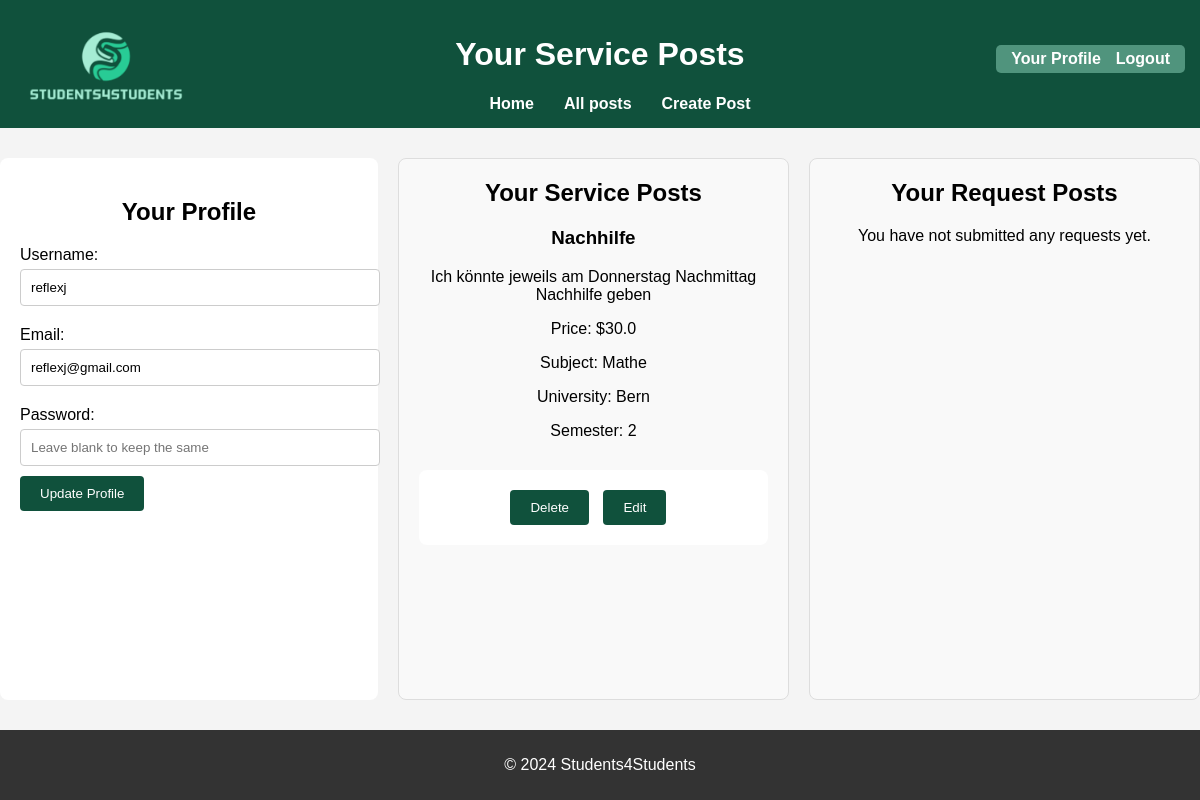
The app's page /profile (signed in), older data.
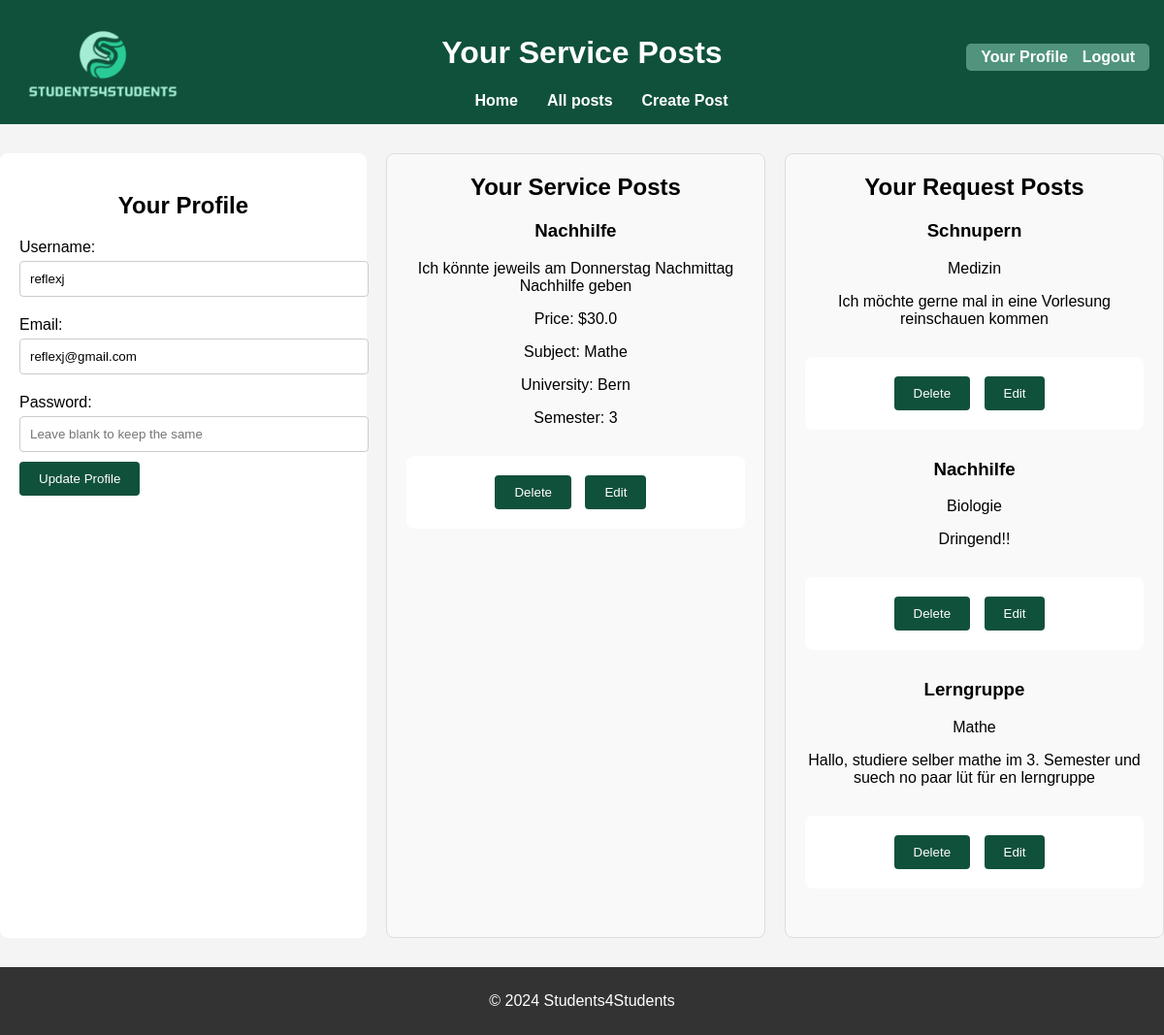
The same page, newer data.
### app.py (models this page shows, shortened)
class ServicePost(db.Model):
    id = db.Column(db.Integer, primary_key=True)
    title = db.Column(db.String(100), nullable=False)
    description = db.Column(db.String(200), nullable=False)
    price = db.Column(db.Float, nullable=False)
    subject = db.Column(db.String(100), nullable=False)
    university = db.Column(db.String(100), nullable=False)
    semester = db.Column(db.String(50), nullable=False)
    contact =db.Column(db.String(100), nullable = False)
    additional_info =db.Column(db.String(200), nullable = True)
    user_id = db.Column(db.Integer, db.ForeignKey('user.id'), nullable=False)

class RequestPost(db.Model):
    id = db.Column(db.Integer, primary_key=True)
    title = db.Column(db.String(100), nullable=False)
    description = db.Column(db.String(200), nullable=False)
    subject = db.Column(db.String(100), nullable=False)
    price = db.Column(db.String(100), nullable=False)
    additional_information = db.Column(db.String(200), nullable=True)
    contact =db.Column(db.String(100), nullable = False)
    user_id = db.Column(db.Integer, db.ForeignKey('user.id'), nullable=False)
    user = db.relationship('User', backref=db.backref('requests', lazy=True))

### app.py (the view, shortened to what this page needs)
@app.route('/profile', methods=['GET', 'POST'])
@login_required
def profile():
    service_posts = ServicePost.query.filter_by(user_id=current_user.id).all()
    request_posts = RequestPost.query.filter_by(user_id=current_user.id).all()
    return render_template('profile.html', service_posts=service_posts, request_posts=request_posts)

### app.py (called while the page is built)
@login_manager.user_loader
def load_user(user_id):
    return User.query.get(int(user_id))

### templates/profile.html (shortened to what this page needs)
<!DOCTYPE html>
<html lang="en">
<head>
    <link rel="stylesheet" href="{{ url_for('static', filename='style.css') }}">
</head>
<body>
    <header>
        <a href="/">
            <img src="{{ url_for('static', filename='images/logo.png') }}" alt="Website Logo" id="logo">
        </a>
        <h1>Your Service Posts</h1>
        <nav>
            <ul>
                <li><a href="/">Home</a></li>
                <li><a href="/allposts">All posts</a></li>
                <li><a href="/createpost">Create Post</a></li>
            </ul>
        </nav>
        <section class="auth-links">
            {% if current_user.is_authenticated %}
            <a href="/profile">Your Profile</a>
            <a href="{{ url_for('logout') }}">Logout</a>
            {% else %}
            <a href="{{ url_for('login') }}">Login</a>
            <a href="{{ url_for('register') }}">Register</a>
            {% endif %}
        </section>
    </header>
    <main>
        <form method="POST" action="{{ url_for('profile') }}">
            <h2>Your Profile</h2>
            <label for="username">Username:</label>
            <input type="text" id="username" name="username" value="{{ current_user.username }}" required>
            <label for="email">Email:</label>
            <input type="email" id="email" name="email" value="{{ current_user.email }}" required>
            <label for="password">Password:</label>
            <input type="password" id="password" name="password" placeholder="Leave blank to keep the same">
            <button type="submit">Update Profile</button>
        </form>
        <section>
            <h2>Your Service Posts</h2>
            {% if service_posts %}
            <ul>
                {% for post in service_posts %}
                <li>
                    <h3>{{ post.title }}</h3>
                    <p>{{ post.description }}</p>
                    <p>Price: ${{ post.price }}</p>
                    <p>Subject: {{ post.subject }}</p>
                    <p>University: {{ post.university }}</p>
                    <p>Semester: {{ post.semester }}</p>
                    <div class="button-group">
                        <form action="{{ url_for('delete_post', post_id=post.id) }}" method="POST" >
                            <button type="submit" class="action-button">Delete</button>
                            <a href="{{ url_for('edit_service', post_id=post.id) }}">
                                <button type="button" class="action-button">Edit</button>
                            </a>
                        </form>
                </li>
                {% endfor %}
            </ul>
            {% else %}
            <p>You haven't posted any services yet.</p>
            {% endif %}
        </section>
        <section>
            <h2>Your Request Posts</h2>
            {% if request_posts %}
            <ul>
                {% for request in request_posts %}
                <li>
                    <h3>{{ request.title }}</h3>
                    <p>{{ request.subject }}</p>
                    <p>{{ request.description }}</p>
                    <div class="button-group">
                        <form action="{{ url_for('delete_request', request_id=request.id) }}" method="POST">
                            <button type="submit" class="action-button">Delete</button>
                            <a href="{{ url_for('edit_request', request_id=request.id) }}">
                                <button type="button" class="action-button">Edit</button>
                            </a>
                        </form>
                    </div>
                </li>
                {% endfor %}
            </ul>
            {% else %}
            <p>You have not submitted any requests yet.</p>
            {% endif %}
        </section>
    </main>
    <footer>
        <p>&copy; 2024 Students4Students</p>
    </footer>
</body>
</html>

Row changes from the older to the newer data that the page shows:
changed ServicePost "Nachhilfe": semester "2" → "3"
added RequestPost: title "Schnupern", subject "Medizin", description "Ich möchte gerne mal in eine Vorlesung reinschauen kommen"
added RequestPost: title "Nachhilfe", subject "Biologie", description "Dringend!!"
added RequestPost: title "Lerngruppe", subject "Mathe", description "Hallo, studiere selber mathe im 3. Semester und suech no paar lüt für en lerngruppe"
Text that changed along with them:
text no longer shown: "You have not submitted any requests yet."
